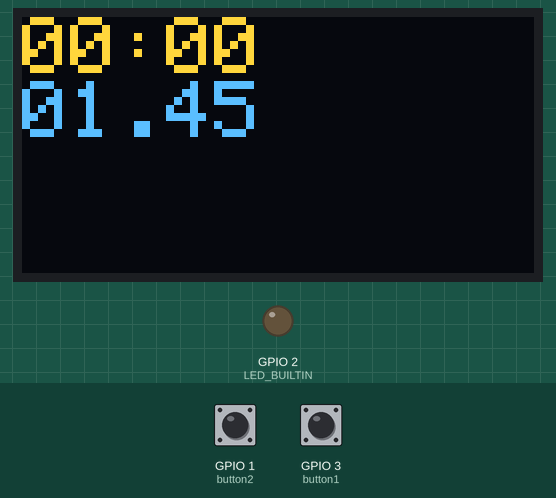
This sketch was run on a simulated ESP8266 (NodeMCU). Parts: 128×64 one-colour display, output pins drawn as LEDs (lit = HIGH, except the on-board LED, lit = LOW). The test bench sets the inputs (shaded band); at power-on: GPIO 3 (button1) HIGH, GPIO 1 (button2) HIGH. The OLED is the two-colour kind (top 16 rows yellow).

Above: at 1.7 s.
1.8 s: GPIO 3 (button1) pulled LOW for 3.2 s
At 2.4 s:
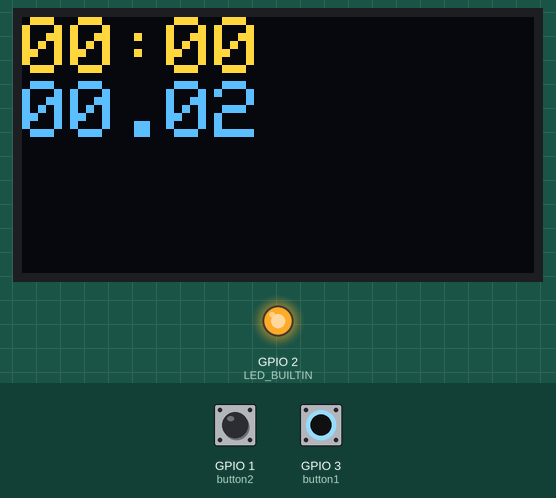
5.6 s: GPIO 1 (button2) pulled LOW for 1 s
At 5.8 s:
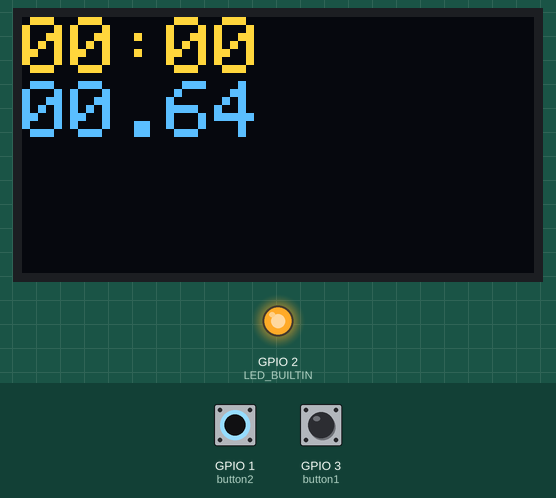
7.2 s: GPIO 1 (button2) pulled LOW for 0.15 s
At 7.64 s:
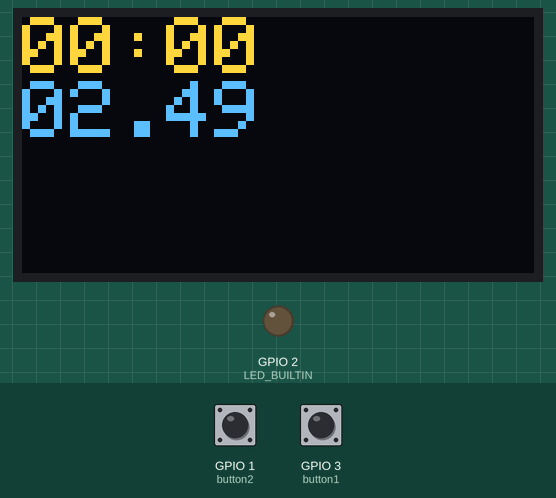
7.9 s: GPIO 3 (button1) pulled LOW for 0.15 s
At 7.95 s:
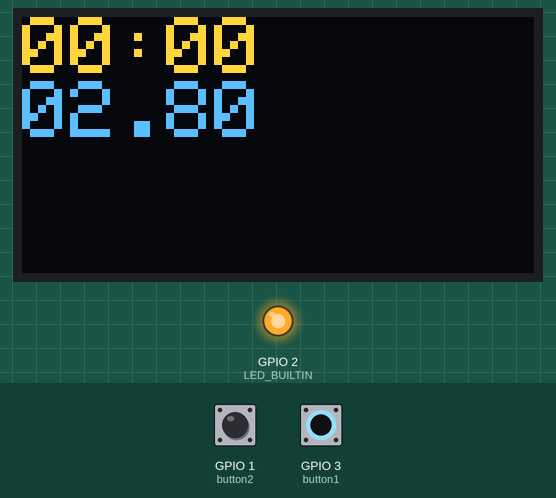
Timing chart, 0 to 9.6 s (numbered marks = the images above; inputs shaded):
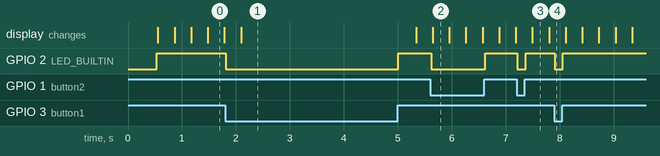

Measured:
- after the input at 1.8 s, GPIO 2 (LED_BUILTIN): HIGH → LOW at once, → HIGH 3.2 s later
- after the input at 5.6 s, GPIO 2 (LED_BUILTIN): HIGH → LOW at once, → HIGH 1.0 s later
- after the input at 7.2 s, GPIO 2 (LED_BUILTIN): HIGH → LOW at once, → HIGH 0.15 s later
- after the input at 7.9 s, GPIO 2 (LED_BUILTIN): HIGH → LOW at once, → HIGH 0.15 s later

The sketch:

stupidwatch.ino
```cpp
#include <SPI.h>
#include <Wire.h>
#include <Adafruit_GFX.h>
#include <Adafruit_SSD1306.h>
#include <ESP8266WiFi.h>

#define OLED_RESET 0  // GPIO0
Adafruit_SSD1306 display(OLED_RESET);

int button1 = 3;
int button2 = 1;
int button3 = 0;

unsigned long mTime;
unsigned long pressedTime;
int hours;
int minutes;
int seconds;
int milliseconds;

char upperDisplay[6];
char lowerDisplay[6];

void setup() {
  WiFi.mode(WIFI_OFF); // save us some power

  pinMode(LED_BUILTIN, OUTPUT);
  pinMode(button1, INPUT_PULLUP);
  pinMode(button2, INPUT_PULLUP);
  pinMode(button3, INPUT_PULLUP);

  display.begin(SSD1306_SWITCHCAPVCC, 0x3C);
  delay(500); // the display needs a bit of time to start
}

void loop() {
  digitalWrite(LED_BUILTIN, HIGH);
  display.clearDisplay();
  mTime = millis() - pressedTime;
  hours = (int) mTime / 3600000;
  minutes = (int) (mTime - hours * 3600000) / 60000;
  seconds = (int) (mTime - hours * 3600000 - minutes * 60000) / 1000;
  milliseconds = (int) (mTime - hours * 3600000 - minutes * 60000 - seconds * 1000) / 10;

  sprintf(upperDisplay, "%02d:%02d", hours, minutes);
  sprintf(lowerDisplay, "%02d.%02d", seconds, milliseconds);

  display.setTextSize(2);
  display.setCursor(0, 0);
  display.setTextColor(WHITE);
  display.print(upperDisplay);
  display.print('\n');
  display.print(lowerDisplay);

  if (digitalRead(button1) == LOW)
  {
    digitalWrite(LED_BUILTIN, LOW);
    pressedTime = millis();
  }

  if (digitalRead(button2) == LOW)
  {
    digitalWrite(LED_BUILTIN, LOW);
  }

  if (digitalRead(button3) == LOW)
  {
    digitalWrite(LED_BUILTIN, LOW);
  }

  display.display();
}
```
